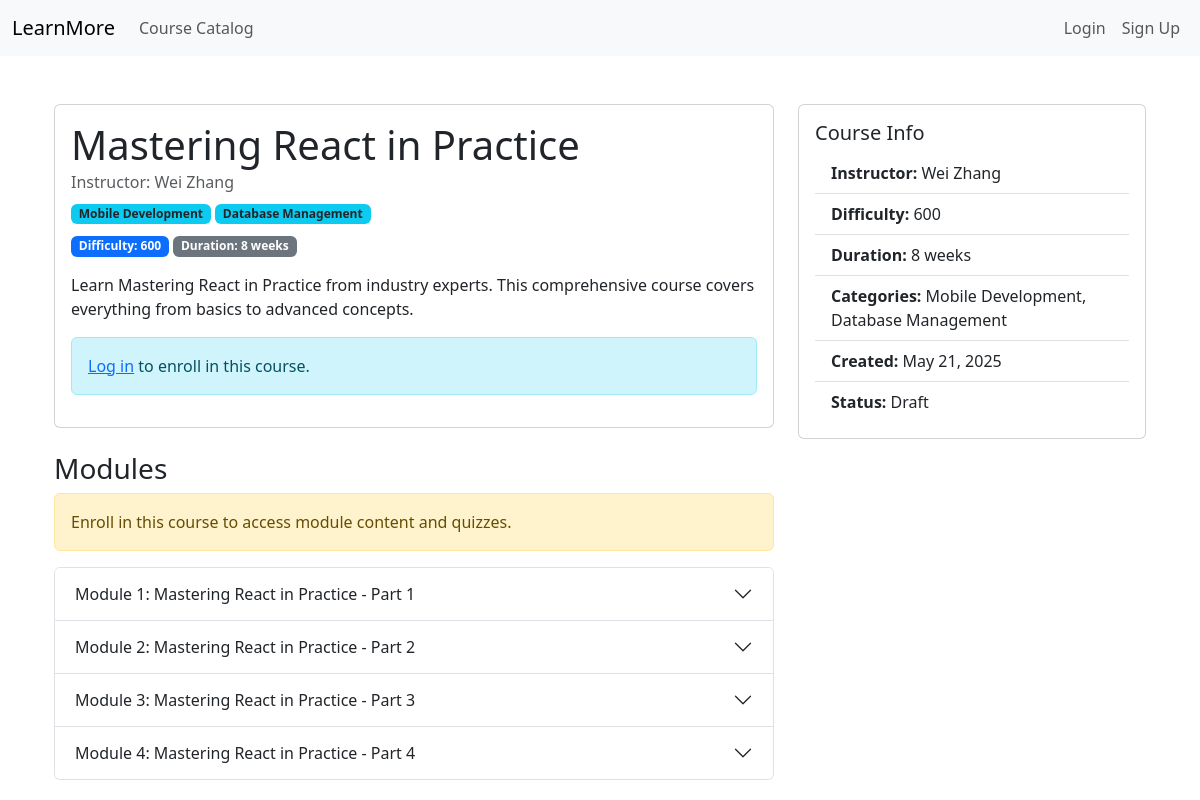
/courses/mastering-react-in-practice/, run on the app's committed database.
### coursesapp/models.py (models this page shows, shortened)
class Course(models.Model):
    title = models.CharField(max_length=200)
    slug = models.SlugField(unique=True)
    description = models.TextField()
    instructor = models.ForeignKey(get_user_model(), on_delete=models.CASCADE, related_name='courses')
    categories = models.ManyToManyField(Category, related_name='courses')
    difficulty = models.PositiveIntegerField(default=100)
    duration = models.CharField(max_length=50, help_text='e.g. 8 weeks, 10 hours')
    is_public = models.BooleanField(default=True)
    is_published = models.BooleanField(default=False)
    created_at = models.DateTimeField(auto_now_add=True)

class Category(models.Model):
    name = models.CharField(max_length=100, unique=True)
    slug = models.SlugField(unique=True)

class Module(models.Model):
    course = models.ForeignKey(Course, related_name='modules', on_delete=models.CASCADE)
    title = models.CharField(max_length=200)
    description = models.TextField(blank=True)
    order = models.PositiveIntegerField(default=0)
    class Meta:
        ordering = ['order']

### coursesapp/views.py (the view)
# urls.py: path('<slug:slug>/', views.CourseDetailView.as_view(), name='course_detail'),
class CourseDetailView(DetailView):
    model = Course
    template_name = 'coursesapp/course_detail.html'
    context_object_name = 'course'
    slug_field = 'slug'
    slug_url_kwarg = 'slug'
    def get_context_data(self, **kwargs):
        context = super().get_context_data(**kwargs)
        course = self.object
        user = self.request.user
        context['is_instructor'] = user.is_authenticated and (course.instructor == user)
        if user.is_authenticated:
            context['is_enrolled'] = (
                course.instructor == user or
                Enrollment.objects.filter(user=user, course=course, is_active=True).exists()
            )
        else:
            context['is_enrolled'] = False
        return context

### coursesapp/templates/coursesapp/course_detail.html (shortened to what this page needs)
{% extends 'base.html' %}
{% load static %}
{% block content %}
<div class="container py-4">
    <div class="row">
        <div class="col-lg-8">
            <div class="card mb-4">
                <div class="card-body">
                    <h1 class="card-title">{{ course.title }}</h1>
                    <h6 class="card-subtitle mb-2 text-muted">
                        Instructor: {{ course.instructor.get_full_name|default:course.instructor.username }}
                    </h6>
                    <div class="mb-2">
                        {% for cat in course.categories.all %}
                            <span class="badge bg-info text-dark">{{ cat.name }}</span>
                        {% endfor %}
                    </div>
                    <div class="mb-2">
                        <span class="badge bg-primary">Difficulty: {{ course.difficulty }}</span>
                        <span class="badge bg-secondary">Duration: {{ course.duration }}</span>
                    </div>
                    <p class="card-text mt-3">{{ course.description }}</p>
                    {% if user.is_authenticated %}
                        {% if is_instructor %}
                            <div class="alert alert-info">
                                You are the instructor for this course!
                            </div>
                        {% elif is_enrolled %}
                            <div class="alert alert-success">
                                You are enrolled in this course!
                            </div>
                        {% else %}
                            <form action="{% url 'enroll_course' course_slug=course.slug %}" method="post" class="mt-3">
                                {% csrf_token %}
                                <button type="submit" class="btn btn-primary">Enroll in Course</button>
                            </form>
                        {% endif %}
                    {% else %}
                        <div class="alert alert-info mt-3">
                            <a href="{% url 'account_login' %}">Log in</a> to enroll in this course.
                        </div>
                    {% endif %}
                </div>
            </div>
            <div class="mt-4">
                <h3>Modules</h3>
                {% if not user.is_authenticated or not is_enrolled %}
                    <div class="alert alert-warning">
                        Enroll in this course to access module content and quizzes.
                    </div>
                {% endif %}
                {% if course.modules.all %}
                    <div class="accordion" id="modulesAccordion">
                        {% if user.is_authenticated and is_enrolled %}
                        {% for module in course.modules.all %}
                            <div class="accordion-item">
                                <h2 class="accordion-header" id="heading{{ forloop.counter }}">
                                    <button class="accordion-button {% if not forloop.first %}collapsed{% endif %}" type="button" data-bs-toggle="collapse" data-bs-target="#collapse{{ forloop.counter }}" aria-expanded="{% if forloop.first %}true{% else %}false{% endif %}" aria-controls="collapse{{ forloop.counter }}">
                                        {{ module.title }}
                                    </button>
                                </h2>
                                <div id="collapse{{ forloop.counter }}" class="accordion-collapse collapse {% if forloop.first %}show{% endif %}" aria-labelledby="heading{{ forloop.counter }}" data-bs-parent="#modulesAccordion">
                                    <div class="accordion-body">
                                        <p>{{ module.description }}</p>
                                        <h6>Quizzes:</h6>
                                        {% if module.quizzes.all %}
                                            <ul>
                                                {% for quiz in module.quizzes.all %}
                                                    <li>
                                                        <strong><a href="{% url 'quiz_detail' quiz_id=quiz.id %}">{{ quiz.title }}</a></strong>
                                                        {% if quiz.instructions %}<br><small>{{ quiz.instructions }}</small>{% endif %}
                                                    </li>
                                                {% endfor %}
                                            </ul>
                                        {% else %}
                                            <p class="text-muted">No quizzes for this module.</p>
                                        {% endif %}
                                        {% if is_instructor %}
                                            <a href="{% url 'add_quiz_to_module' course.slug module.id %}" class="btn btn-success">Add Quiz</a>
                                        {% endif %}
                                    </div>
                                </div>
                            </div>
                        {% endfor %}
                        {% else %}
                            {% for module in course.modules.all %}
                                <div class="accordion-item">
                                    <h2 class="accordion-header">
                                        <button class="accordion-button collapsed" type="button" disabled>
                                            {{ module.title }}
                                        </button>
                                    </h2>
                                </div>
                            {% endfor %}
                        {% endif %}
                    </div>
                {% else %}
                    <p class="text-muted">No modules for this course yet.</p>
                {% endif %}
            </div>
        </div>
        <div class="col-lg-4">
            <div class="card">
                <div class="card-body">
                    <h5 class="card-title">Course Info</h5>
                    <ul class="list-group list-group-flush">
                        <li class="list-group-item"><strong>Instructor:</strong> {{ course.instructor.get_full_name|default:course.instructor.username }}</li>
                        <li class="list-group-item"><strong>Difficulty:</strong> {{ course.difficulty }}</li>
                        <li class="list-group-item"><strong>Duration:</strong> {{ course.duration }}</li>
                        <li class="list-group-item"><strong>Categories:</strong>
                            {% for cat in course.categories.all %}{{ cat.name }}{% if not forloop.last %}, {% endif %}{% endfor %}
                        </li>
                        <li class="list-group-item"><strong>Created:</strong> {{ course.created_at|date:'M d, Y' }}</li>
                        <li class="list-group-item"><strong>Status:</strong> {% if course.is_published %}Published{% else %}Draft{% endif %}</li>
                    </ul>
                </div>
            </div>
        </div>
    </div>
</div>
{% endblock %}

### templates/base.html (shortened to what this page needs)
<!DOCTYPE html>
<html lang="en">
<head>
    <link href="https://cdn.jsdelivr.net/npm/bootstrap@5.3.0-alpha1/dist/css/bootstrap.min.css" rel="stylesheet">
</head>
<body>
<nav class="navbar navbar-expand-lg navbar-light bg-light mb-4">
    <div class="container-fluid">
        <a class="navbar-brand" href="{% url 'course_catalog' %}">LearnMore</a>
        <div class="collapse navbar-collapse" id="navbarNav">
            <ul class="navbar-nav me-auto mb-2 mb-lg-0">
                <li class="nav-item">
                    <a class="nav-link" href="{% url 'course_catalog' %}">Course Catalog</a>
                </li>
            </ul>
            <ul class="navbar-nav ms-auto">
                {% if user.is_authenticated %}
                <li class="nav-item">
                    <a class="nav-link" href="#">Hi, {{ user.get_full_name|default:user.username }}</a>
                </li>
                <li class="nav-item">
                    <a class="nav-link" href="{% url 'account_logout' %}">Logout</a>
                </li>
                {% else %}
                <li class="nav-item">
                    <a class="nav-link" href="{% url 'account_login' %}">Login</a>
                </li>
                <li class="nav-item">
                    <a class="nav-link" href="{% url 'account_signup' %}">Sign Up</a>
                </li>
                {% endif %}
            </ul>
        </div>
    </div>
</nav>
<div class="container">
    {% block content %}{% endblock %}
</div>
</body>
</html>

### data on the page
Course: title "Mastering React in Practice", instructor.get_full_name "Wei Zhang", difficulty "600", duration "8 weeks", description "Learn Mastering React in Practice from industry experts. This comprehensive course covers everything from basics to advanced concepts.", created_at "May 21, 2025"
Category: name "Mobile Development"
Category: name "Database Management"
Module: title "Module 1: Mastering React in Practice - Part 1"
Module: title "Module 2: Mastering React in Practice - Part 2"
Module: title "Module 3: Mastering React in Practice - Part 3"
Module: title "Module 4: Mastering React in Practice - Part 4"
